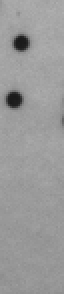
#> input picture 2dot.png, 32 x 147 px (shown 2 times larger)
$ python smudge_samples.py   (older library calls are emulated)
#> lines starting #> are read from the running program, lines starting #| are printed output that depends on the picture; after the words box and inside, x2 and y2 are one past the last pixel; in counts of white or black regions, pixels touching at a corner belong together
### tools/smudge_lab.py
"""Print one line with the dot out of ``2dot.png``, then smudge it.

The point is to *see* each effect on its own before any of them go into the
program, so every stage is a small function of one ink field and the sheet at
the bottom renders each one in its own labelled panel next to the crop of
``df1.png`` it is trying to look like.

Everything works in the ink domain that :mod:`dotgen.core.ink` defines -- 0 is
untouched paper, 1 is all the light taken -- and paper is only introduced at
the very end by ``L = B * (1 - I)``.  That ordering is what keeps a smear from
dragging grey across the label: spreading *ink* thins it, spreading *pixels*
would paint the paper.

Order matters and follows the physics: drops land and merge (bleed, wet
spread), the head or the substrate moves (ghost, smear), the ink dries
unevenly (blotch), and only then does a camera look at it (blur, grain).
Doing the camera first would give crisp glyphs under a soft photo, which is
exactly what the target does not look like.

Everything happens at the resolution the *dot* was sampled at, and stays
there.  ``df1.png`` is a photograph that happens to have been taken at about
2.7 px per drop; rendering at that size would put the sampled dot -- 8 px
across in ``2dot.png``, which is why it was sampled at all -- through a 3x
reduction and destroy the shape the whole exercise is built on.  The reference
photograph decides what the result should *look* like, never what size it is.

Nothing here draws anything by itself -- :mod:`smudge_sheet` renders one panel
per effect and :mod:`smudge_ramp` sweeps the single dial that combines them.
"""

from __future__ import annotations

import sys
from dataclasses import dataclass
from pathlib import Path

import cv2
import numpy as np

ROOT = Path(__file__).resolve().parent.parent
sys.path.insert(0, str(ROOT))
sys.path.insert(0, str(Path(__file__).resolve().parent))

from dotgen.core.dot_extract import ExtractConfig, extract_dot_ex  # noqa: E402
from dotgen.core.models import ROI  # noqa: E402

import dotfont  # noqa: E402

OUT = ROOT / "tools" / "smudge"

# Drop pitch of a "small dot-matrix character" as printed and photographed at
# ordinary label resolution -- measured off df1.png, whose characters advance
# 16.9 px over 5.45 cells.  Nothing is rendered at this size; it is the unit
# the outside world quotes lengths in (df-method.md section 11, for one), so it
# is what those lengths have to be converted *from*.
REFERENCE_PITCH = 3.1

TEXT = "HSD:051826 10:26 T2"


# ----------------------------------------------------------------------
# the dot


def sample_dots(path: Path) -> list[np.ndarray]:
    """Every dot in ``path``, as an ink patch, through the program's own engine.

    The dots are found by thresholding against the median of the crop rather
    than against any fixed number, because ``2dot.png`` is a phone photo of
    grey paper and its "white" is nowhere near 255.
    """
    img = cv2.imread(str(path), cv2.IMREAD_GRAYSCALE)
#> img is the input picture: shape (147, 32); min 25, max 175, mean 154.3

    if img is None:
        raise SystemExit(f"cannot read {path}")

    paper = float(np.median(img))
#> paper = 157
    dark = (img < paper - 25).astype(np.uint8)
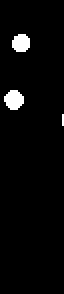
#> dark: shape (147, 32) (shown 2 times larger); values 0 (black) and 1 (white), 3.1% white; 3 white regions (1 under 20 px), largest, box (x1, y1, x2, y2) and area: (2, 45, 12, 55) 75, (6, 17, 15, 26) 67
    count, _, stats, centres = cv2.connectedComponentsWithStats(dark, 8)
#> count = 4; stats = [[0, 0, 32, 147, 4556], [6, 17, 9, 9, 67], [2, 45, 10, 10, 75], [31, 57, 1, 6, 6]]; centres = [[15.71, 74.17], [10.09, 21.09], [6.56, 49.48], [31, 59.5]]

    cfg = ExtractConfig(
        patch_radius=7, threshold=int(paper - 20), min_component_area=10
    )
    patches: list[np.ndarray] = []

    for i in range(1, count):
        if stats[i, cv2.CC_STAT_AREA] < 20:
            continue

        cx, cy = centres[i]
        radius = int(max(stats[i, cv2.CC_STAT_WIDTH], stats[i, cv2.CC_STAT_HEIGHT]))

        mask = np.zeros(img.shape, np.uint8)
        cv2.circle(mask, (int(round(cx)), int(round(cy))), radius, 255, -1)

        x, y = int(cx - radius), int(cy - radius)
        roi = ROI("circle", mask, (x, y, 2 * radius, 2 * radius), (cx, cy))

        sample, why = extract_dot_ex(img, roi, cfg)

        if sample is None:
            print(f"  dot at ({cx:.0f},{cy:.0f}) skipped: {why}")
            continue

        patches.append(sample.ink)
#> this loop made 1 pass
#> (radius, win_x in extract_dot_ex, win_y in extract_dot_ex) on pass 1: (9, 0, 0)
#> pass 1, in _work_window, `crop = img[y1:y2, x1:x2]`:
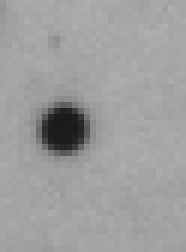
#> crop: shape (42, 31) (shown 6 times larger); min 25, max 174, mean 158.5
#> pass 1, in extract_dot_ex, `win_x, win_y, gray, mask_win = window`:
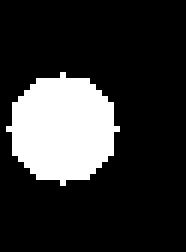
#> mask_win: shape (42, 31) (shown 6 times larger); 19.4% white; 1 white region, box (x1, y1, x2, y2) and area: (1, 12, 20, 31) 253
#> pass 1, in extract_dot_ex, `_, binary = cv2.threshold(gray, threshold, 255, cv2.THRESH_BINARY_INV)`:
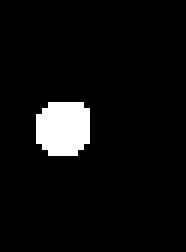
#> binary: shape (42, 31) (shown 6 times larger); 5.5% white; 1 white region, box (x1, y1, x2, y2) and area: (6, 17, 15, 26) 71
#> after the loop:
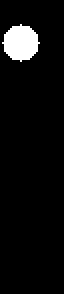
#> mask: shape (147, 32) (shown 2 times larger); 5.4% white; 1 white region, box (x1, y1, x2, y2) and area: (1, 12, 20, 31) 253
#> after the loop, patches = []

    if not patches:
        raise SystemExit("no dots extracted")

    return patches


# [8 lines left out: function dot_diameter, not called in this run]


# ----------------------------------------------------------------------
# the line


@dataclass
class Print:
    """Everything the head does before the ink has landed."""

    pitch: float = 9.0          # centre-to-centre of two drops, both axes
    char_gap: float = 0.45      # extra cells between characters
    line_gap: float = 2.33      # extra cells between one line's last row and
                                # the next line's first -- measured off df1.png,
                                # whose rows sit 25 px apart at final scale
    jitter: float = 0.16        # per-drop placement scatter, in pitches
    gain: float = 0.55          # ink each drop actually lays down
    gain_scatter: float = 0.18  # drop-to-drop variation of that
    dropout: float = 0.015      # nozzle misses this often
    slant: float = 0.0          # columns lean by this many px per row


# [297 lines left out: functions compose_ink, render_line, render_block, bleed, wet_spread, ghost and 8 more, not called in this run]


# ----------------------------------------------------------------------
# one dial


def _lerp(a: float, b: float, t: float) -> float:
    return a + (b - a) * t


# [161 lines left out: functions scaled, smudge, lens, _ink_band, measure, not called in this run]


# How far each measurement may drift before it counts as one whole unit of
# error -- the spread we would accept between two photographs of the same
# label.  Without it ``grad`` (a number in the hundreds) would drown out
# ``cov35`` (a number below one) in the total.
TOLERANCE = {
    "p50": 0.06, "p90": 0.06, "p99": 0.06,
    "cov15": 0.08, "cov35": 0.08, "run": 0.48, "grad": 78.0, "aniso": 0.10,
}


# [5 lines left out: function distance, not called in this run]

### dotgen/core/dot_extract.py
"""Turn a user-drawn ROI into one centred, background-free dot patch.

Ported from the ``test1.py`` prototype, with one generalisation: the fixed
square crop around a click is replaced by an arbitrary ROI mask, so the circle,
rectangle and lasso tools of Tab 1 all feed this single function.

The mask does real work -- it is intersected with the threshold result, so a
neighbouring dot a few pixels away can never win the component search.  The
final re-centring step is what makes samples comparable across images, which is
the whole point of collecting them: PCA over patches whose dots sit at
different offsets learns translation, not shape.

Nothing here imports Qt.  Bad input never raises; it comes back as
``(None, reason)`` so the GUI can put the reason in the status bar.
"""

from __future__ import annotations

from dataclasses import dataclass

import cv2
import numpy as np

from .ink import background_of_dot, shift_image, to_ink
from .models import ROI, DotSample


@dataclass
class ExtractConfig:
    patch_radius: int = 7
    threshold: int = 150
    auto_threshold: bool = False
    min_component_area: int = 8
    edge_margin: int = 5
    support_blur: int = 5


@dataclass
class ThresholdCalibration:
    bg_level: float
    dot_level: float
    threshold: float
    dot_radius: float
    patch_radius: int


NO_COMPONENT = "No dark component inside that outline."
NO_LARGE_COMPONENT = (
    "No component large enough (raise the threshold or lower the minimum area)."
)
TOO_CLOSE = "That dot is too close to the image border."
BAD_BACKGROUND = "Background estimate is invalid (the crop is too dark)."
BAD_INPUT = "That selection is not usable."


# [5 lines left out: function extract_dot, not called in this run]


def extract_dot_ex(
    img: np.ndarray, roi: ROI, cfg: ExtractConfig | None = None
) -> tuple[DotSample | None, str]:
    """Extract the dot inside ``roi``; returns ``(sample, reason)``.

    ``reason`` is empty on success and a short sentence otherwise.
    """
    cfg = cfg or ExtractConfig()

    window = _work_window(img, roi, cfg)

    if window is None:
        return None, BAD_INPUT

    win_x, win_y, gray, mask_win = window
    r = cfg.patch_radius

    threshold = cfg.threshold

    if cfg.auto_threshold:
        masked_pixels = gray[mask_win > 0]

        if masked_pixels.size == 0:
            return None, BAD_INPUT

        threshold, _ = cv2.threshold(
            masked_pixels.reshape(-1, 1), 0, 255, cv2.THRESH_BINARY_INV | cv2.THRESH_OTSU
        )

    _, binary = cv2.threshold(gray, threshold, 255, cv2.THRESH_BINARY_INV)
    binary = cv2.bitwise_and(binary, mask_win)

    core_mask = _pick_component(binary, roi, win_x, win_y, cfg)

    if isinstance(core_mask, str):
        return None, core_mask

    moments = cv2.moments(core_mask)

    if moments["m00"] == 0:
        return None, NO_COMPONENT

    cx = moments["m10"] / moments["m00"]
    cy = moments["m01"] / moments["m00"]

    fx = win_x + cx
    fy = win_y + cy

    h, w = img.shape[:2]

    if not (r <= round(fx) < w - r and r <= round(fy) < h - r):
        return None, TOO_CLOSE

    support = _support_mask(core_mask, cfg)

    # B comes from the Background Of Dot: what is inside the outline the user
    # drew and outside the dot itself.  The support mask, not the thresholded
    # core, marks the dot -- the faint rim of a printed dot is part of the dot,
    # and averaging it into the paper would bias B downwards and flatten every
    # sample by the same amount.
    bg = background_of_dot(gray, mask_win, support > 0.0)

    if bg < 1:
        return None, BAD_BACKGROUND

    ink = to_ink(gray, bg) * support

    patch = _recentre(ink, cx, cy, r)

    sample = DotSample(
        ink=patch.astype(np.float32),
        source_image=0,
        center=(int(round(fx)), int(round(fy))),
        background=float(bg),
        roi_kind=roi.kind,
    )

    return sample, ""


@dataclass
class DotExtent:
    radius: float
    ink_level: float
    area: int


# [94 lines left out: functions locate_dot, calibrate_threshold, not called in this run]


# ----------------------------------------------------------------------


def _work_window(
    img: np.ndarray, roi: ROI, cfg: ExtractConfig
) -> tuple[int, int, np.ndarray, np.ndarray] | None:
    """Crop image and mask to the ROI bbox grown by the patch + edge margin.

    The extra room matters twice over: the border ring of this crop is what the
    background estimate reads, and a dot whose centroid sits near the edge of
    the user's outline still needs a full patch of pixels around it.
    """
    if img is None or img.ndim not in (2, 3):
        return None

    mask = roi.mask

    if mask is None or mask.ndim != 2 or mask.shape[:2] != img.shape[:2]:
        return None

    h, w = img.shape[:2]
    x, y, bw, bh = (int(v) for v in roi.bbox)
    pad = cfg.patch_radius + cfg.edge_margin

    x1 = max(0, min(w, x - pad))
    y1 = max(0, min(h, y - pad))
    x2 = max(0, min(w, x + bw + pad))
    y2 = max(0, min(h, y + bh + pad))

    if x2 - x1 < 3 or y2 - y1 < 3:
        return None

    crop = img[y1:y2, x1:x2]
    gray = cv2.cvtColor(crop, cv2.COLOR_BGR2GRAY) if crop.ndim == 3 else crop

    if gray.dtype != np.uint8:
        gray = np.clip(gray, 0, 255).astype(np.uint8)

    mask_win = np.where(mask[y1:y2, x1:x2] > 0, 255, 0).astype(np.uint8)

    return x1, y1, np.ascontiguousarray(gray), mask_win


def _pick_component(
    binary: np.ndarray, roi: ROI, win_x: int, win_y: int, cfg: ExtractConfig
) -> np.ndarray | str:
    """The large component whose centroid is nearest the ROI centre, or a reason."""
    n_labels, labels, stats, centroids = cv2.connectedComponentsWithStats(
        binary, connectivity=8
    )

    if n_labels <= 1:
        return NO_COMPONENT

    target = np.array(
        [roi.center[0] - win_x, roi.center[1] - win_y], dtype=np.float64
    )

    best_label = None
    best_score = float("inf")

    for i in range(1, n_labels):
        if stats[i, cv2.CC_STAT_AREA] < cfg.min_component_area:
            continue

        dist = float(np.linalg.norm(centroids[i] - target))

        if dist < best_score:
            best_score = dist
            best_label = i

    if best_label is None:
        return NO_LARGE_COMPONENT

    return (labels == best_label).astype(np.uint8) * 255


def _support_mask(core_mask: np.ndarray, cfg: ExtractConfig) -> np.ndarray:
    """Soft 0..1 weight around the thresholded core.

    A hard threshold cuts the faint rim of a printed dot off; dilating and
    blurring it back keeps that gradient, which is most of what makes a
    reconstructed dot look real.
    """
    k = cfg.edge_margin * 2 + 1
    kernel = cv2.getStructuringElement(cv2.MORPH_ELLIPSE, (k, k))

    support = cv2.dilate(core_mask, kernel).astype(np.float32) / 255.0

    if cfg.support_blur > 1:
        b = cfg.support_blur

        if b % 2 == 0:
            b += 1

        support = cv2.GaussianBlur(support, (b, b), 0)

    return np.clip(support, 0.0, 1.0)


# [25 lines left out: function _recentre, not called in this run]

### tools/smudge_samples.py
"""A batch of independent samples, the way a dataset would actually draw them.

The sheet and the ramp both hold everything fixed except one thing, which is
what makes them readable and also what makes them a poor guide to what the
generator emits: every panel there is the same string, the same seed and the
same head.  This draws each sample fresh -- its own code, its own print
geometry, its own smudge amount, its own camera -- so the variety is the point
rather than a nuisance.

    python tools/smudge_samples.py [count]
"""

from __future__ import annotations

import sys
from pathlib import Path

import cv2
import numpy as np

sys.path.insert(0, str(Path(__file__).resolve().parent))

import smudge_lab as lab  # noqa: E402

COUNT = 12
COLUMNS = 2
ZOOM = 1
LABEL_H = 22
GUTTER = 14
BG = 250

PREFIXES = [("HSD", "MSX"), ("MFD", "EXP"), ("PRD", "BBE"), ("LOT", "USE")]
SUFFIXES = ["T2", "HN", "L4", "A1", "K7", "B3"]


# [85 lines left out: functions code_lines, random_print, sample, tile, not called in this run]


def build(count: int = COUNT) -> None:
    out_dir = lab.OUT / "samples"
    out_dir.mkdir(parents=True, exist_ok=True)

    patches = lab.sample_dots(lab.ROOT / "2dot.png")
    target = cv2.imread(str(lab.ROOT / "df1.png"), cv2.IMREAD_GRAYSCALE)[166:196, 78:400]
    want = lab.measure(target, lab.REFERENCE_PITCH)

    made = [sample(patches, 100 + i) for i in range(count)]

    print(f"\n{'file':<14}{'smudge':>8}{'run':>6}{'p90':>7}{'cov35':>7}{'dist':>7}")

    for i, (img, note, pitch) in enumerate(made):
        cv2.imwrite(str(out_dir / f"sample_{i:02d}.png"), img)

        stats = lab.measure(img, pitch)
        amount = note.split("smudge")[1].split()[0]
        print(f"sample_{i:02d}.png{amount:>8}{stats['run']:>6.1f}{stats['p90']:>7.2f}"
              f"{stats['cov35']:>7.2f}{lab.distance(stats, want):>7.2f}")

    cell_w = max(img.shape[1] for img, _, _ in made) * ZOOM + GUTTER
    tiles = [tile(img, note, cell_w) for img, note, _ in made]
    cell_h = max(t.shape[0] for t in tiles)

    rows = (len(tiles) + COLUMNS - 1) // COLUMNS
    sheet = np.full((rows * cell_h + GUTTER, COLUMNS * cell_w, 3), BG, np.uint8)

    for index, t in enumerate(tiles):
        y = (index // COLUMNS) * cell_h
        x = (index % COLUMNS) * cell_w
        sheet[y : y + t.shape[0], x : x + t.shape[1]] = t

    path = lab.OUT / "samples.png"
    cv2.imwrite(str(path), sheet)

    print(f"\nwrote {count} samples to {out_dir}")
    print(f"wrote {path}  ({sheet.shape[1]}x{sheet.shape[0]})")


if __name__ == "__main__":
    build(int(sys.argv[1]) if len(sys.argv) > 1 else COUNT)
#> (the call stopped at in extract_dot_ex, `bg = background_of_dot(gray, mask_win, support > 0.0)`: dotgen is not available in this run)
